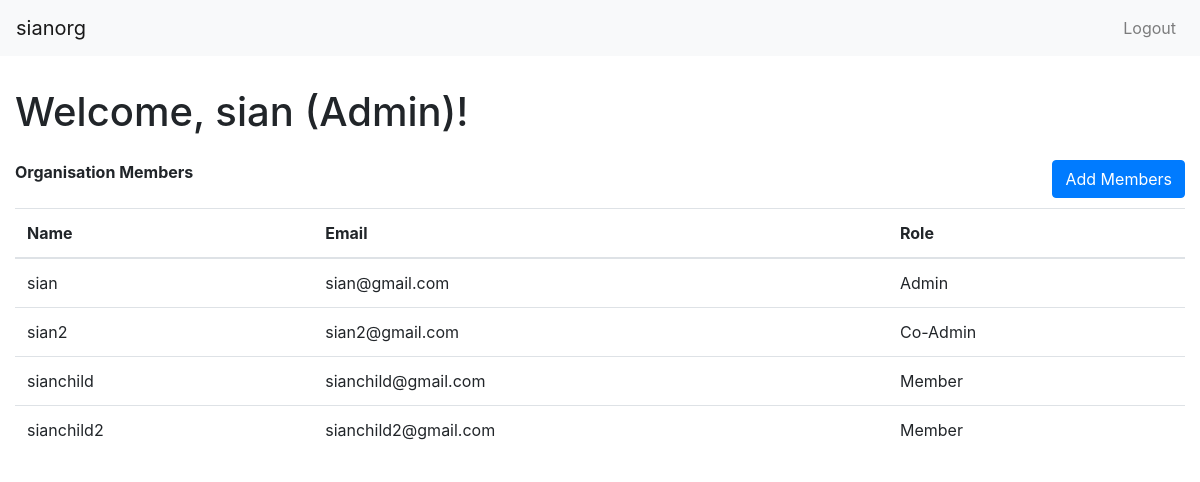
/home/ (signed in), run on the app's committed database.
### login/models.py (models this page shows, shortened)
class Organisation(models.Model):
    name = models.CharField(max_length=255, unique=True)
    address = models.CharField(max_length=255)
    contact = models.IntegerField()

class User(AbstractBaseUser):
    email = models.EmailField(unique=True) # email must be unique
    name = models.CharField(max_length=255)
    organization = models.ForeignKey(Organisation, on_delete=models.CASCADE) # creates an organisation
    role = models.CharField(max_length=255)
    objects = CustomUserManager()
    USERNAME_FIELD = 'email'
    REQUIRED_FIELDS = ['email', 'organization', 'role']
    class Meta:
        ordering = ['name']  # Order users by name
        permissions = [
            ('add_members', 'Add members to an organisation'),  # Set custom permissions
            ('view_members', 'View members of an organisation')
        ]

### login/views.py (the view)
# urls.py: path('home/', views.homepage, name="homepage"),
def homepage(request):
    email = request.session.get('email', None)
    user = User.objects.get(email=email)
    orgid = user.organization_id
    org = Organisation.objects.get(id=orgid)
    users_in_org = User.objects.filter(organization_id=orgid)
    user_permission = CustomUserPermission.objects.get(user=user)
    user_permissions = user_permission.permissions.all()
    print(user_permissions)
    has_add_members_permission = any(perm.codename == 'add_members' for perm in user_permissions)
    print(has_add_members_permission)
    has_view_members_permission = any(perm.codename == 'view_members' for perm in user_permissions)
    print(has_view_members_permission)
    mydict = {
        "user": user,
        "org": org,
        "users_in_org": users_in_org,
        "has_add_members_permission": has_add_members_permission,
        "has_view_members_permission": has_view_members_permission,
    }
    return render(request, 'home.html', context=mydict)

### templates/home.html (shortened to what this page needs)
<!doctype html>
<html lang="en">
  <head>
    <link rel="stylesheet" href="https://cdn.jsdelivr.net/npm/bootstrap@4.4.1/dist/css/bootstrap.min.css">
  </head>
  <body>
    <nav class="navbar navbar-expand-lg navbar-light bg-light">
      <a class="navbar-brand" href="#">{{org.name}}</a>
      <div class="collapse navbar-collapse" id="navbarSupportedContent">
        <ul class="navbar-nav ml-auto">
          <li class="nav-item">
            <a class="nav-link" href="{% url 'logout' %}">Logout</a>
          </li>
        </ul>
      </div>
    </nav>
    <div class="container-fluid">
        <div class="row mt-3">
            <div class="col-md-12">
              {% block content %}
              <h1 class="pt-3">Welcome, {{user.name}} ({{user.role}})!</h1>
              <div class="pt-3">
                <strong>Organisation Members</strong>
                {% if has_add_members_permission %}
                <a href="{% url 'addmemberpage' %}" type="submit" class="btn btn-primary float-right">Add Members</a>
                {% else %}
                <a href="{% url 'addmemberpage' %}" type="submit" class="btn btn-primary float-right disabled">Add Members</a>
                {% endif %}
                <table class="table mt-4">
                  <thead>
                    <tr>
                      <th scope="col">Name</th>
                      <th scope="col">Email</th>
                      <th scope="col">Role</th>
                    </tr>
                  </thead>
                  <tbody class="table-group-divider">
                    {% for user_in_org in users_in_org %}
                    <tr>
                      <td>{{user_in_org.name}}</td>
                      <td>{{user_in_org.email}}</td>
                      <td>{{user_in_org.role}}</td>
                    </tr>
                    {% endfor %}
                  </tbody>
                </table>
              </div>
              {% endblock %}
            </div>
        </div>
    </div>
  </body>
</html>

### data on the page
Organisation: name "sianorg"
User: name "sian", role "Admin", email "sian@gmail.com"
User: name "sian2", email "sian2@gmail.com", role "Co-Admin"
User: name "sianchild", email "sianchild@gmail.com", role "Member"
User: name "sianchild2", email "sianchild2@gmail.com", role "Member"
